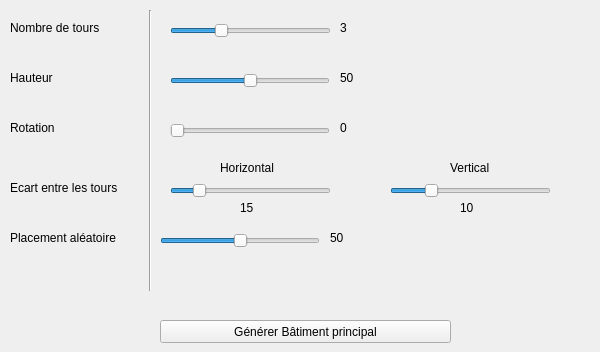
      <widget class="QWidget" name="tab_12">
       <attribute name="title">
        <string>Bâtiment principal</string>
       </attribute>
       <widget class="QLabel" name="label_15">
        <property name="geometry">
         <rect>
          <x>10</x>
          <y>20</y>
          <width>91</width>
          <height>16</height>
         </rect>
        </property>
        <property name="text">
         <string>Nombre de tours</string>
        </property>
       </widget>
       <widget class="QLabel" name="label_16">
        <property name="geometry">
         <rect>
          <x>10</x>
          <y>70</y>
          <width>71</width>
          <height>16</height>
         </rect>
        </property>
        <property name="text">
         <string>Hauteur</string>
        </property>
       </widget>
       <widget class="QLabel" name="label_17">
        <property name="geometry">
         <rect>
          <x>10</x>
          <y>120</y>
          <width>141</width>
          <height>16</height>
         </rect>
        </property>
        <property name="text">
         <string>Rotation</string>
        </property>
       </widget>
       <widget class="QLabel" name="label_18">
        <property name="geometry">
         <rect>
          <x>10</x>
          <y>110</y>
          <width>141</width>
          <height>16</height>
         </rect>
        </property>
        <property name="text">
         <string/>
        </property>
       </widget>
       <widget class="Line" name="line_5">
        <property name="geometry">
         <rect>
          <x>140</x>
          <y>10</y>
          <width>20</width>
          <height>281</height>
         </rect>
        </property>
        <property name="orientation">
         <enum>Qt::Vertical</enum>
        </property>
       </widget>
       <widget class="QSlider" name="bp_nombre">
        <property name="geometry">
         <rect>
          <x>170</x>
          <y>20</y>
          <width>161</width>
          <height>22</height>
         </rect>
        </property>
        <property name="maximum">
         <number>10</number>
        </property>
        <property name="value">
         <number>3</number>
        </property>
        <property name="orientation">
         <enum>Qt::Horizontal</enum>
        </property>
       </widget>
       <widget class="QSlider" name="bp_hauteur">
        <property name="geometry">
         <rect>
          <x>170</x>
          <y>70</y>
          <width>160</width>
          <height>22</height>
         </rect>
        </property>
        <property name="maximum">
         <number>100</number>
        </property>
        <property name="value">
         <number>50</number>
        </property>
        <property name="sliderPosition">
         <number>50</number>
        </property>
        <property name="orientation">
         <enum>Qt::Horizontal</enum>
        </property>
       </widget>
       <widget class="QSlider" name="bp_rotation">
        <property name="geometry">
         <rect>
          <x>170</x>
          <y>120</y>
          <width>160</width>
          <height>22</height>
         </rect>
        </property>
        <property name="maximum">
         <number>180</number>
        </property>
        <property name="orientation">
         <enum>Qt::Horizontal</enum>
        </property>
       </widget>
       <widget class="QLabel" name="label_63">
        <property name="geometry">
         <rect>
          <x>340</x>
          <y>20</y>
          <width>51</width>
          <height>16</height>
         </rect>
        </property>
        <property name="text">
         <string>3</string>
        </property>
       </widget>
       <widget class="QLabel" name="label_64">
        <property name="geometry">
         <rect>
          <x>340</x>
          <y>70</y>
          <width>51</width>
          <height>16</height>
         </rect>
        </property>
        <property name="text">
         <string>50</string>
        </property>
       </widget>
       <widget class="QLabel" name="label_65">
        <property name="geometry">
         <rect>
          <x>340</x>
          <y>120</y>
          <width>51</width>
          <height>16</height>
         </rect>
        </property>
        <property name="text">
         <string>0</string>
        </property>
       </widget>
       <widget class="QLabel" name="label_30">
        <property name="geometry">
         <rect>
          <x>10</x>
          <y>180</y>
          <width>141</width>
          <height>16</height>
         </rect>
        </property>
        <property name="text">
         <string>Ecart entre les tours</string>
        </property>
       </widget>
       <widget class="QSlider" name="bp_ecart_h">
        <property name="geometry">
         <rect>
          <x>170</x>
          <y>180</y>
          <width>161</width>
          <height>22</height>
         </rect>
        </property>
        <property name="maximum">
         <number>100</number>
        </property>
        <property name="value">
         <number>15</number>
        </property>
        <property name="orientation">
         <enum>Qt::Horizontal</enum>
        </property>
       </widget>
       <widget class="QSlider" name="bp_ecart_v">
        <property name="geometry">
         <rect>
          <x>390</x>
          <y>180</y>
          <width>161</width>
          <height>22</height>
         </rect>
        </property>
        <property name="minimum">
         <number>7</number>
        </property>
        <property name="maximum">
         <number>20</number>
        </property>
        <property name="value">
         <number>10</number>
        </property>
        <property name="orientation">
         <enum>Qt::Horizontal</enum>
        </property>
       </widget>
       <widget class="QLabel" name="label_31">
        <property name="geometry">
         <rect>
          <x>220</x>
          <y>160</y>
          <width>141</width>
          <height>16</height>
         </rect>
        </property>
        <property name="text">
         <string>Horizontal</string>
        </property>
       </widget>
       <widget class="QLabel" name="label_62">
        <property name="geometry">
         <rect>
          <x>450</x>
          <y>160</y>
          <width>141</width>
          <height>16</height>
         </rect>
        </property>
        <property name="text">
         <string>Vertical</string>
        </property>
       </widget>
       <widget class="QLabel" name="label_76">
        <property name="geometry">
         <rect>
          <x>240</x>
          <y>200</y>
          <width>51</width>
          <height>16</height>
         </rect>
        </property>
        <property name="text">
         <string>15</string>
        </property>
       </widget>
       <widget class="QLabel" name="label_77">
        <property name="geometry">
         <rect>
          <x>460</x>
          <y>200</y>
          <width>51</width>
          <height>16</height>
         </rect>
        </property>
        <property name="text">
         <string>10</string>
        </property>
       </widget>
       <widget class="QLabel" name="label_78">
        <property name="geometry">
         <rect>
          <x>10</x>
          <y>230</y>
          <width>141</width>
          <height>16</height>
         </rect>
        </property>
        <property name="text">
         <string>Placement aléatoire</string>
        </property>
       </widget>
       <widget class="QSlider" name="bp_placement">
        <property name="geometry">
         <rect>
          <x>160</x>
          <y>230</y>
          <width>160</width>
          <height>22</height>
         </rect>
        </property>
        <property name="maximum">
         <number>100</number>
        </property>
        <property name="value">
         <number>50</number>
        </property>
        <property name="sliderPosition">
         <number>50</number>
        </property>
        <property name="orientation">
         <enum>Qt::Horizontal</enum>
        </property>
       </widget>
       <widget class="QLabel" name="label_79">
        <property name="geometry">
         <rect>
          <x>330</x>
          <y>230</y>
          <width>51</width>
          <height>16</height>
         </rect>
        </property>
        <property name="text">
         <string>50</string>
        </property>
       </widget>
       <widget class="QPushButton" name="generate_bp_button">
        <property name="geometry">
         <rect>
          <x>160</x>
          <y>320</y>
          <width>291</width>
          <height>23</height>
         </rect>
        </property>
        <property name="text">
         <string>Générer Bâtiment principal</string>
        </property>
       </widget>
      </widget>
